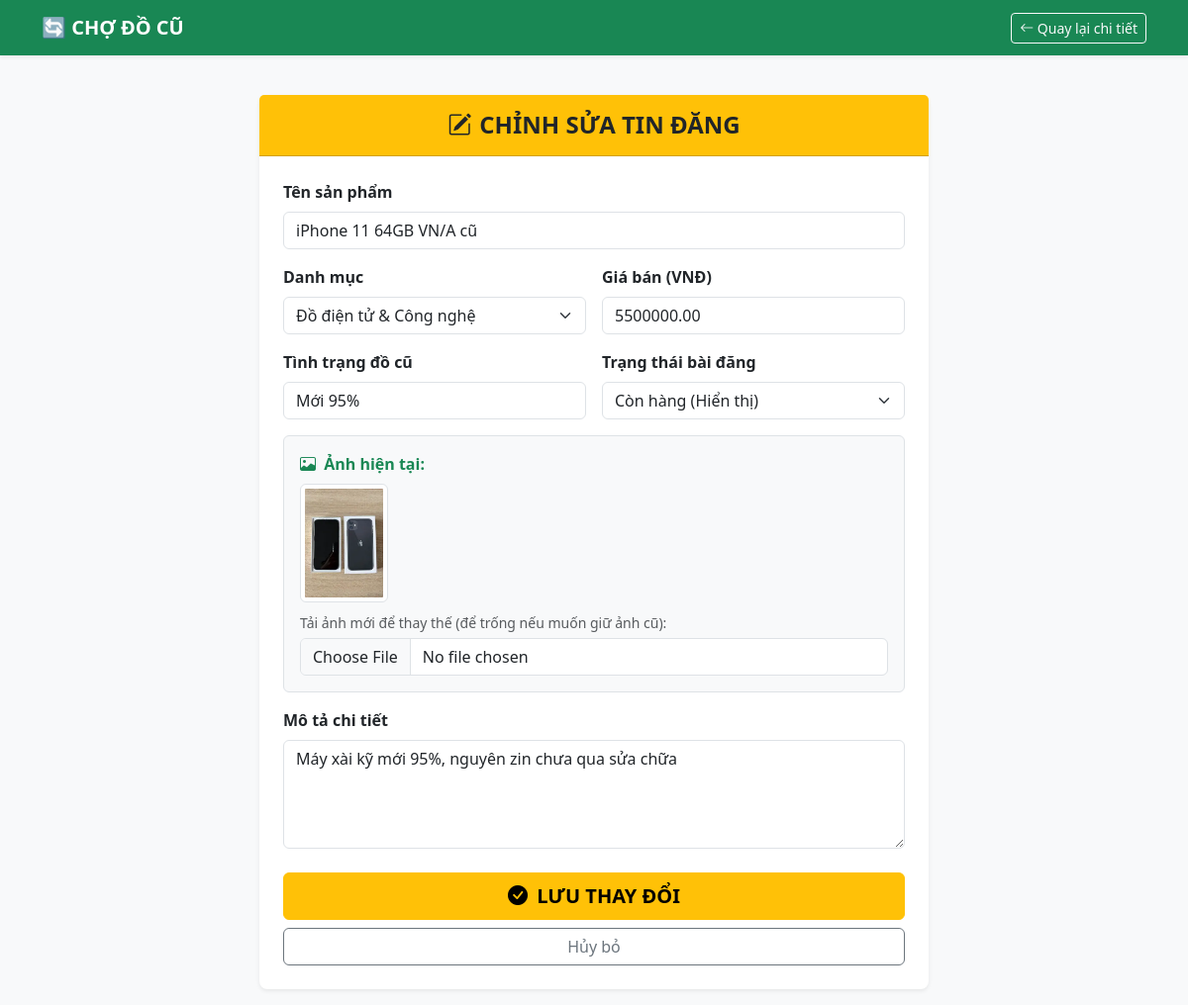
The page /Web_docu/sua-bai.php?id=1 (signed in) on the database its author committed.
### tables this page shows
CREATE TABLE `san_pham` (
  `ma_san_pham` int(11) NOT NULL,
  `ma_nguoi_dung` int(11) NOT NULL,
  `ma_danh_muc` int(11) NOT NULL,
  `ten_san_pham` varchar(255) NOT NULL,
  `mo_ta` text DEFAULT NULL,
  `hinh_anh` varchar(255) DEFAULT NULL,
  `gia` decimal(10,2) NOT NULL,
  `tinh_trang` varchar(50) DEFAULT 'da_qua_su_dung',
  `trang_thai` enum('con_hang','da_dat','da_ban','an') DEFAULT 'con_hang',
  `ngay_tao` timestamp NOT NULL DEFAULT current_timestamp()
);

CREATE TABLE `danh_muc` (
  `ma_danh_muc` int(11) NOT NULL,
  `ten_danh_muc` varchar(100) NOT NULL,
  `mo_ta` text DEFAULT NULL
);

### Web_docu/sua-bai.php (the view, shortened to what this page needs)
<?php
include 'ket-noi.php';
$id = isset($_GET['id']) ? intval($_GET['id']) : 0;
$sp_query = $conn->query("SELECT * FROM san_pham WHERE ma_san_pham = $id");
$sp = $sp_query->fetch_assoc();
$danh_muc_result = $conn->query("SELECT * FROM danh_muc");
?>
<!DOCTYPE html>
<html lang="vi">
<head>
    <link href="https://cdn.jsdelivr.net/npm/bootstrap@5.3.0/dist/css/bootstrap.min.css" rel="stylesheet">
    <link rel="stylesheet" href="https://cdn.jsdelivr.net/npm/bootstrap-icons@1.11.0/font/bootstrap-icons.css">
</head>
<body class="bg-light d-flex flex-column min-vh-100">
<nav class="navbar navbar-dark bg-success mb-4 shadow-sm">
    <div class="container">
        <a class="navbar-brand fw-bold" href="index.php">🔄 CHỢ ĐỒ CŨ</a>
        <a class="btn btn-outline-light btn-sm" href="chi-tiet.php?id=<?php echo $id; ?>"><i class="bi bi-arrow-left"></i> Quay lại chi tiết</a>
    </div>
</nav>
<div class="container my-auto py-3" style="max-width: 700px;">
    <div class="card shadow-sm border-0 rounded-3">
        <div class="card-header bg-warning text-dark text-center py-3">
            <h4 class="mb-0 fw-bold"><i class="bi bi-pencil-square me-2"></i>CHỈNH SỬA TIN ĐĂNG</h4>
        </div>
        <div class="card-body p-4">
            <form method="POST" action="sua-bai.php?id=<?php echo $id; ?>" enctype="multipart/form-data">
                <div class="mb-3">
                    <label class="form-label fw-bold">Tên sản phẩm</label>
                    <input type="text" name="ten_san_pham" class="form-control" value="<?php echo htmlspecialchars($sp['ten_san_pham']); ?>" required>
                </div>
                <div class="row g-3 mb-3">
                    <div class="col-md-6">
                        <label class="form-label fw-bold">Danh mục</label>
                        <select name="ma_danh_muc" class="form-select" required>
                            <?php while($dm = $danh_muc_result->fetch_assoc()): ?>
                                <option value="<?php echo $dm['ma_danh_muc']; ?>" <?php if($sp['ma_danh_muc'] == $dm['ma_danh_muc']) echo 'selected'; ?>>
                                    <?php echo htmlspecialchars($dm['ten_danh_muc']); ?>
                                </option>
                            <?php endwhile; ?>
                        </select>
                    </div>
                    <div class="col-md-6">
                        <label class="form-label fw-bold">Giá bán (VNĐ)</label>
                        <input type="number" name="gia" class="form-control" value="<?php echo $sp['gia']; ?>" step="1000" required>
                    </div>
                </div>
                <div class="row g-3 mb-3">
                    <div class="col-md-6">
                        <label class="form-label fw-bold">Tình trạng đồ cũ</label>
                        <input type="text" name="tinh_trang" class="form-control" value="<?php echo htmlspecialchars($sp['tinh_trang']); ?>" required>
                    </div>
                    <div class="col-md-6">
                        <label class="form-label fw-bold">Trạng thái bài đăng</label>
                        <select name="trang_thai" class="form-select">
                            <option value="con_hang" <?php if($sp['trang_thai'] == 'con_hang') echo 'selected'; ?>>Còn hàng (Hiển thị)</option>
                        </select>
                    </div>
                </div>
                <div class="mb-3 p-3 bg-light rounded border">
                    <label class="form-label fw-bold text-success"><i class="bi bi-image me-1"></i> Ảnh hiện tại:</label><br>
                    <img src="<?php echo htmlspecialchars($sp['hinh_anh']); ?>" class="img-thumbnail mb-2" style="max-height: 120px;"><br>
                    <small class="text-muted">Tải ảnh mới để thay thế (để trống nếu muốn giữ ảnh cũ):</small>
                    <input type="file" name="hinh_anh_file" class="form-control mt-1" accept="image/*">
                </div>
                <div class="mb-4">
                    <label class="form-label fw-bold">Mô tả chi tiết</label>
                    <textarea name="mo_ta" class="form-control" rows="4"><?php echo htmlspecialchars($sp['mo_ta']); ?></textarea>
                </div>
                <div class="d-grid gap-2">
                    <button type="submit" class="btn btn-warning py-2 fw-bold fs-5">
                        <i class="bi bi-check-circle-fill me-1"></i> LƯU THAY ĐỔI
                    </button>
                    <a href="chi-tiet.php?id=<?php echo $id; ?>" class="btn btn-outline-secondary">Hủy bỏ</a>
                </div>
            </form>
        </div>
    </div>
</div>
</body>
</html>

### rows shown on the page
san_pham: ten_san_pham "iPhone 11 64GB VN/A cũ", ma_danh_muc "Đồ điện tử & Công nghệ", gia "5500000.00", tinh_trang "Mới 95%", trang_thai "Còn hàng (Hiển thị)", hinh_anh (picture), mo_ta "Máy xài kỹ mới 95%, nguyên zin chưa qua sửa chữa"
